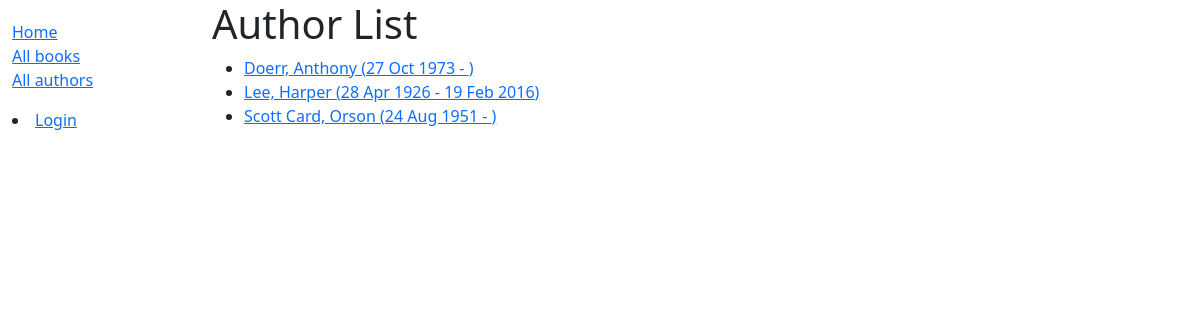
The app's page /catalog/authors/, older data.
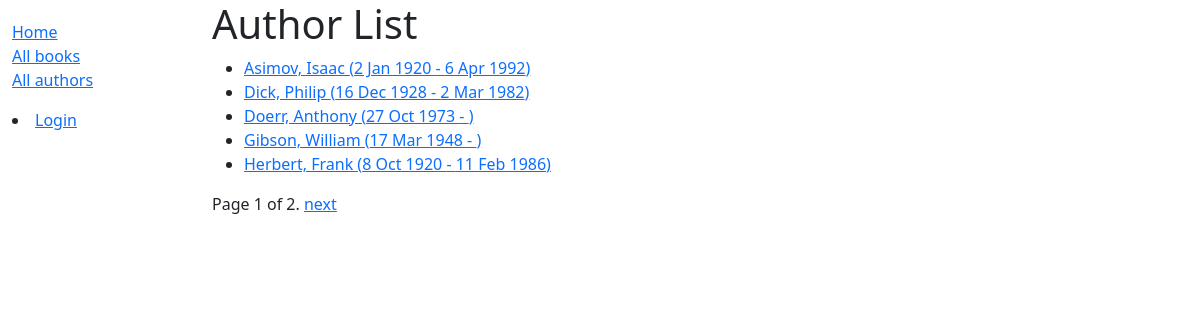
The same page, newer data.
### catalog/models.py (models this page shows)
class Author(models.Model):
    first_name = models.CharField(max_length=100)
    last_name = models.CharField(max_length=100)
    date_of_birth = models.DateField(null=True, blank=True)
    date_of_death = models.DateField('died', null=True, blank=True)
    class Meta:
        ordering = ['last_name', 'first_name']
    def get_absolute_url(self):
        return reverse('author-detail', args=[str(self.id)])
    def __str__(self):
        return f'{self.last_name}, {self.first_name}'

### catalog/views.py (the view)
# urls.py: path('authors/', views.AuthorListView.as_view(), name='authors'),
class AuthorListView(generic.ListView):
    model = Author
    paginate_by = 5

### catalog/templates/catalog/author_list.html
{% extends "catalog/base_generic.html" %}
{% block content %}
    <h1>Author List</h1>
    {% if author_list %}
        <ul>
            {% for author in author_list %}
                <li>
                    <a href="{{ author.get_absolute_url }}">
                        {{ author }} ({{ author.date_of_birth }} -
                        {% if author.date_of_death %}{{ author.date_of_death }}{% endif %})
                    </a>
                </li>
            {% endfor %}
        </ul>
    {% else %}
        <p>There are no authors available.</p>
    {% endif %}
{% endblock %}

Row changes from the older to the newer data that the page shows:
no longer on this page (row unchanged): Author: last_name+first_name "Lee, Harper", date_of_birth "28 Apr 1926", date_of_death "19 Feb 2016"
no longer on this page (row unchanged): Author: last_name+first_name "Scott Card, Orson", date_of_birth "24 Aug 1951"
added Author: last_name+first_name "Asimov, Isaac", date_of_birth "2 Jan 1920", date_of_death "6 Apr 1992"
added Author: last_name+first_name "Dick, Philip", date_of_birth "16 Dec 1928", date_of_death "2 Mar 1982"
added Author: last_name+first_name "Gibson, William", date_of_birth "17 Mar 1948"
added Author: last_name+first_name "Herbert, Frank", date_of_birth "8 Oct 1920", date_of_death "11 Feb 1986"
Text that changed along with them:
{{ page_obj.number }}: (not shown) → "1"
{{ page_obj.paginator.num_pages }}: (not shown) → "2"
text now shown: "Page of . next"
